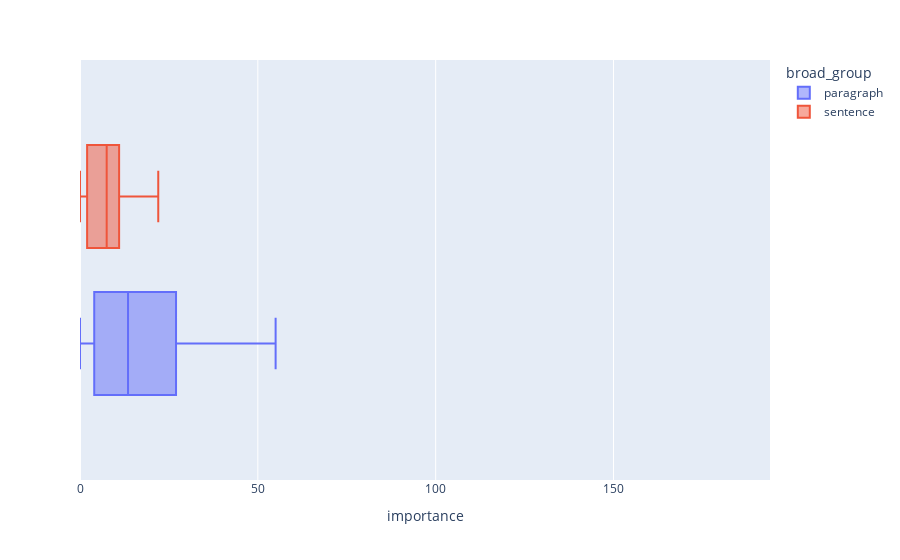

Notebook cell for this chart:
### Markdown cell above
### Less Than

### Code cell
px.box(
    df[df.operation_type == "less_than"],
    x="importance",
    color="broad_group",
    range_x=(df.importance.min(), df.importance.max()),
)

### Figure 1 — Plotly figure (JSON) as saved in the notebook; plotly's stock layout.template omitted (floating-point values rounded to 4 significant figures)
{"data": [{"alignmentgroup": "True", "hovertemplate": "broad_group=paragraph<br>importance=%{x}<extra></extra>", "legendgroup": "paragraph", "marker": {"color": "#636efa"}, "name": "paragraph", "notched": false, "offsetgroup": "paragraph", "orientation": "h", "showlegend": true, "type": "box", "x": [55, 34, 20, 16, 11, 8, 0, 0], "x0": " ", "xaxis": "x", "y0": " ", "yaxis": "y"}, {"alignmentgroup": "True", "hovertemplate": "broad_group=sentence<br>importance=%{x}<extra></extra>", "legendgroup": "sentence", "marker": {"color": "#EF553B"}, "name": "sentence", "notched": false, "offsetgroup": "sentence", "orientation": "h", "showlegend": true, "type": "box", "x": [22, 14, 8, 8, 7, 4, 0, 0], "x0": " ", "xaxis": "x", "y0": " ", "yaxis": "y"}], "layout": {"boxmode": "group", "legend": {"title": {"text": "broad_group"}, "tracegroupgap": 0}, "margin": {"t": 60}, "xaxis": {"anchor": "y", "domain": [0, 1], "range": [0, 194], "title": {"text": "importance"}}, "yaxis": {"anchor": "x", "domain": [0, 1]}}}
